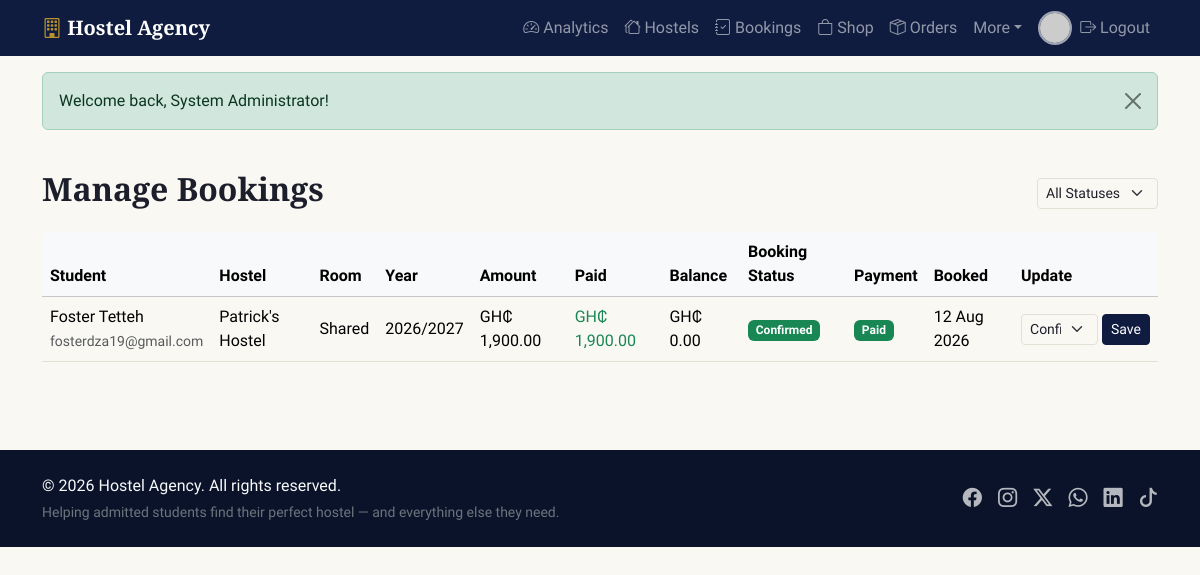
The page /admin/bookings.php (signed in) on the database its author committed.
### tables this page shows
CREATE TABLE `bookings` (
  `id` int(11) NOT NULL,
  `user_id` int(11) NOT NULL,
  `hostel_id` int(11) NOT NULL,
  `room_type_id` int(11) NOT NULL,
  `academic_year` varchar(20) NOT NULL DEFAULT '2026/2027',
  `status` enum('pending','confirmed','cancelled') NOT NULL DEFAULT 'pending',
  `amount` decimal(10,2) NOT NULL,
  `payment_plan` enum('full','installment') NOT NULL DEFAULT 'full',
  `payment_status` enum('unpaid','partial','paid') NOT NULL DEFAULT 'unpaid',
  `amount_paid` decimal(10,2) NOT NULL DEFAULT 0.00,
  `booked_at` timestamp NOT NULL DEFAULT current_timestamp()
);

CREATE TABLE `users` (
  `id` int(11) NOT NULL,
  `full_name` varchar(120) NOT NULL,
  `email` varchar(150) NOT NULL,
  `phone` varchar(30) DEFAULT NULL,
  `password` varchar(255) NOT NULL,
  `student_id` varchar(50) DEFAULT NULL,
  `date_of_birth` date DEFAULT NULL,
  `profile_picture` varchar(255) DEFAULT NULL,
  `role` enum('student','admin') NOT NULL DEFAULT 'student',
  `created_at` timestamp NOT NULL DEFAULT current_timestamp()
);

CREATE TABLE `hostels` (
  `id` int(11) NOT NULL,
  `name` varchar(150) NOT NULL,
  `description` text DEFAULT NULL,
  `address` varchar(255) DEFAULT NULL,
  `latitude` decimal(10,7) DEFAULT NULL,
  `longitude` decimal(10,7) DEFAULT NULL,
  `distance_to_campus_km` decimal(5,2) DEFAULT 0.00,
  `main_image` varchar(255) DEFAULT NULL,
  `created_at` timestamp NOT NULL DEFAULT current_timestamp()
);

CREATE TABLE `room_types` (
  `id` int(11) NOT NULL,
  `hostel_id` int(11) NOT NULL,
  `type` enum('single','shared','premium') NOT NULL,
  `price_per_year` decimal(10,2) NOT NULL,
  `size_sqm` decimal(6,2) DEFAULT NULL,
  `furnishing` varchar(255) DEFAULT NULL,
  `total_rooms` int(11) NOT NULL DEFAULT 10,
  `booked_rooms` int(11) NOT NULL DEFAULT 0
);

### includes/functions.php (called while the page is built, shortened)
<?php
function h($str) {
    return htmlspecialchars($str ?? '', ENT_QUOTES, 'UTF-8');
}
function money($amount) {
    return 'GH₵ ' . number_format((float)$amount, 2);
}

### admin/bookings.php (the view, shortened to what this page needs)
<?php
require_once __DIR__ . '/../includes/functions.php';
$sql = "SELECT b.*, u.full_name, u.email, h.name AS hostel_name, rt.type
        FROM bookings b
        JOIN users u ON u.id = b.user_id
        JOIN hostels h ON h.id = b.hostel_id
        JOIN room_types rt ON rt.id = b.room_type_id";
$params = [];
$sql .= " ORDER BY b.booked_at DESC";
$stmt = $pdo->prepare($sql);
$stmt->execute($params);
$bookings = $stmt->fetchAll();
require __DIR__ . '/../includes/header.php';
?>
<div class="container py-4">
  <div class="d-flex justify-content-between align-items-center mb-3">
    <h2>Manage Bookings</h2>
    <form class="d-flex gap-2">
      <select class="form-select form-select-sm" name="status" onchange="this.form.submit()">
        <option value="">All Statuses</option>
      </select>
    </form>
  </div>
  <div class="table-responsive">
    <table class="table table-hover bg-white align-middle">
      <thead class="table-light">
        <tr><th>Student</th><th>Hostel</th><th>Room</th><th>Year</th><th>Amount</th><th>Paid</th><th>Balance</th><th>Booking Status</th><th>Payment</th><th>Booked</th><th>Update</th></tr>
      </thead>
      <tbody>
        <?php foreach ($bookings as $b):
          $badge = ['pending' => 'warning', 'confirmed' => 'success', 'cancelled' => 'danger'][$b['status']];
          $payBadge = ['unpaid' => 'danger', 'partial' => 'warning', 'paid' => 'success'][$b['payment_status']];
          $balance = (float)$b['amount'] - (float)$b['amount_paid'];
        ?>
          <tr>
            <td><?= h($b['full_name']) ?><br><span class="small text-muted"><?= h($b['email']) ?></span></td>
            <td><?= h($b['hostel_name']) ?></td>
            <td class="text-capitalize"><?= h($b['type']) ?></td>
            <td><?= h($b['academic_year']) ?></td>
            <td><?= money($b['amount']) ?></td>
            <td class="text-success"><?= money($b['amount_paid']) ?></td>
            <td class="<?= $balance > 0 ? 'text-danger' : '' ?>"><?= money($balance) ?></td>
            <td><span class="badge bg-<?= $badge ?> text-capitalize"><?= h($b['status']) ?></span></td>
            <td><span class="badge bg-<?= $payBadge ?> text-capitalize"><?= h($b['payment_status']) ?></span></td>
            <td><?= date('d M Y', strtotime($b['booked_at'])) ?></td>
            <td>
              <form method="post" action="<?= BASE_URL ?>/admin/booking_update.php" class="d-flex gap-1">
                <select name="status" class="form-select form-select-sm">
                  <option value="confirmed" <?= $b['status']==='confirmed'?'selected':'' ?>>Confirmed</option>
                </select>
                <button class="btn btn-sm btn-primary">Save</button>
              </form>
            </td>
          </tr>
        <?php endforeach; ?>
      </tbody>
    </table>
  </div>
</div>
<?php require __DIR__ . '/../includes/footer.php'; ?>

### assets/css/style.css (style rules this page uses)
:root { --navy: #0f1c3f; --navy-dark: #0a1329; --navy-light: #24365f; --gold: #b8912c; --gold-dark: #97731f; --gold-light: #d9b95c; --cream: #faf8f3; --card-bg: #ffffff; --border-subtle: #e5e0d5; --text-dark: #1c1f2b; --text-muted: #6b7280; --bs-body-bg: var(--cream); --bs-body-color: var(--text-dark); --bs-border-color: var(--border-subtle); --bs-primary: var(--navy); --bs-primary-rgb: 15, 28, 63; --bs-warning: var(--gold); --bs-warning-rgb: 184, 145, 44; --bs-link-color: var(--navy); --bs-link-hover-color: var(--gold-dark); }
body { background-color: var(--cream); font-family: 'Source Sans 3', 'Segoe UI', Roboto, Arial, sans-serif; color: var(--text-dark); }
h1, h2, h3, h4, .navbar-brand { font-family: 'Playfair Display', Georgia, 'Times New Roman', serif; font-weight: 700; }
.btn-primary { background-color: var(--navy); border-color: var(--navy); }
.table-responsive { border-radius: 8px; overflow: hidden; }

### rows shown on the page
bookings: user.full_name "Foster Tetteh", user.email "fosterdza19@gmail.com", hostel.name "Patrick's Hostel", room_type.type "Shared", academic_year "2026/2027", amount "GH₵ 1,900.00", amount_paid "GH₵ 1,900.00", money($balance) "GH₵ 0.00", status "Confirmed", payment_status "Paid", booked_at "12 Aug 2026"

### other values the page prints
$flash['message'] "Welcome back, System Administrator!"
